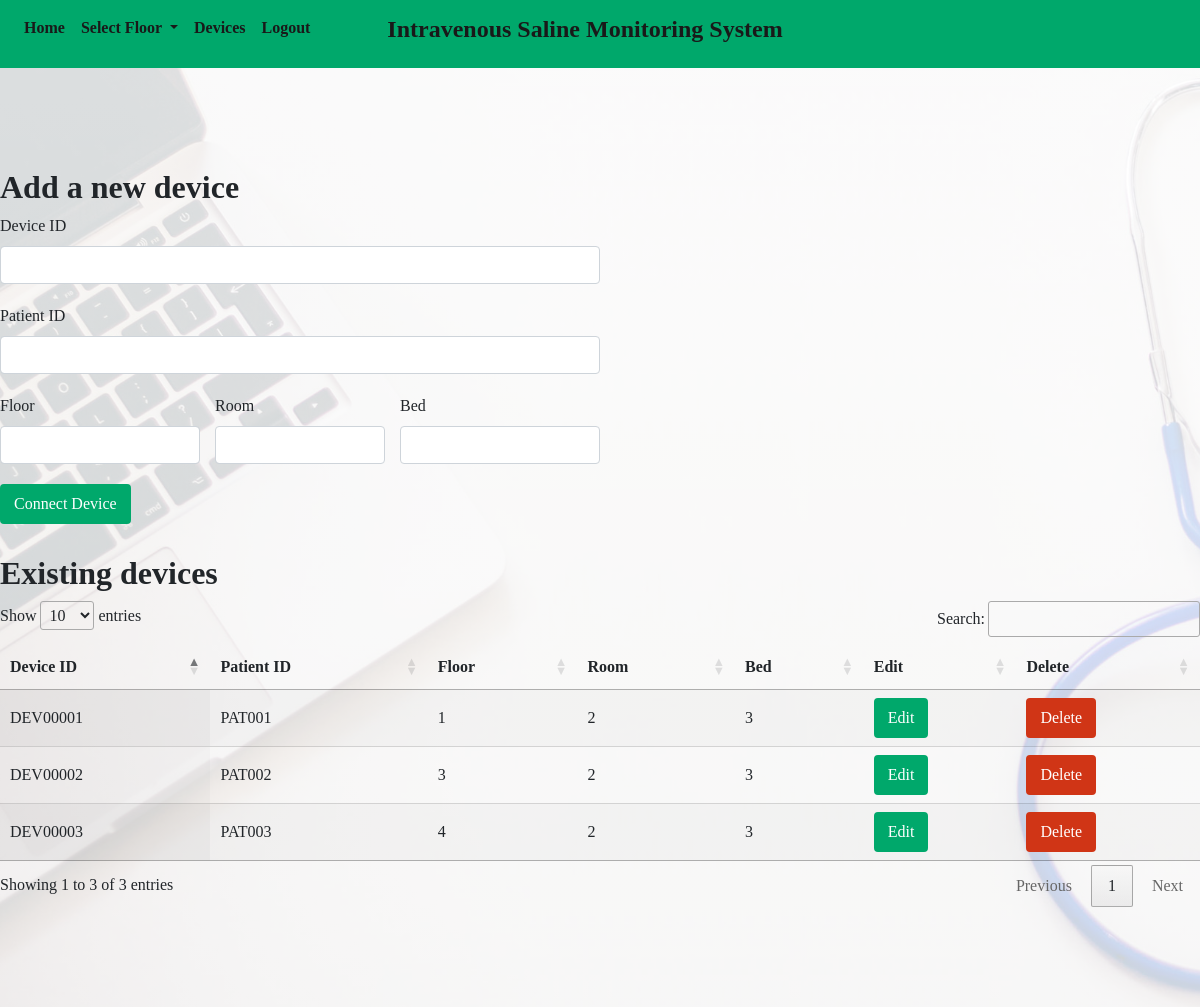
The app's page /devices/ (signed in) with its own data.
### main/models.py (models this page shows, shortened)
class patient(models.Model):
	floor = models.IntegerField(default=0)
	room = models.IntegerField(default=0)
	bed_no = models.IntegerField(default=0)
	percentage = models.IntegerField(default=100)
	device_id =  models.CharField(max_length=50, null=True, blank=True)
	status = models.IntegerField(default = 0)
	buzzer_status = models.IntegerField(default = 5)
	patient_id =  models.CharField(max_length=50, null=True, blank=True)
	saline_info =  models.CharField(max_length=50, null=True, blank=True)

### main/views.py (the view, shortened to what this page needs)
# urls.py: path('devices/', views.devices, name='devices'),
@login_required
def devices(request):
	return render(request, template_name='devices.html',
				context={"patients":patient.objects.all})

### templates/devices.html (shortened to what this page needs)
{% load static %}
{% include "header.html" %}
{% include "navbar.html" %}
<link rel="stylesheet" href="https://cdn.datatables.net/1.10.20/css/jquery.dataTables.min.css">
<link rel="stylesheet" href="https://cdn.datatables.net/responsive/2.2.3/css/responsive.bootstrap4.min.css">
<body>
	<div class="section">
		<div class="container-1200px" >
			<h2 class="bold-text padding-15px-mobile">Add a new device</h2>
			<form style="max-width:600px;margin-bottom:30px;" class="padding-15px-mobile" action="/devices/" method="POST"> {% csrf_token %}
				<div class="form-group">
				    <label for="device">Device ID</label>
				    <input type="text" class="form-control" name="device_id" style="margin-bottom: 20px;" id="input_device">
				    <label for="patient">Patient ID</label>
				    <input type="text" class="form-control" name="patient_id" style="margin-bottom: 20px;" id="input_patient">
				    <div class="row no-margin" style="margin-bottom: 20px;">
				    	<div class="col-4 no-padding">
						    <label for="floor">Floor</label>
						    <input type="number" class="form-control" name="floor" id="input_floor">
						</div>
				    	<div class="col-4">
						    <label for="room">Room</label>
						    <input type="number" class="form-control" name="room" id="input_room">
						</div>
				    	<div class="col-4 no-padding">
						    <label for="bed">Bed</label>
						    <input type="number" class="form-control" name="bed_no" id="input_bed_no">
						</div>
					</div>
					<button type="submit" class="btn adv-sal-green-background white white-background-hover adv-sal-green-hover adv-sal-green-border">Connect Device</button>
				</div>
			</form>
			<h2 class="bold-text">Existing devices</h2>
			<table id="devices-table" class="display" style="width:100%;">
				<thead>
		            <tr>
		                <th>Device ID</th>
		                <th>Patient ID</th>
		                <th>Floor</th>
		                <th>Room</th>
		                <th>Bed</th>
		                <th>Edit</th>
		                <th>Delete</th>
		            </tr>
	        	</thead>
	        	<tbody>
		                {%for p in patients %}
		                	<tr>
				                <td>{{p.device_id}}</td>
				                <td>{{p.patient_id}}</td>
				                <td>{{p.floor}}</td>
				                <td>{{p.room}}</td>
				                <td>{{p.bed_no}}</td>
				                <td>
				                		<button type="submit" id="edit{{p.device_id}}" class="btn adv-sal-green-background white white-background-hover adv-sal-green-hover adv-sal-green-border">Edit</button>
				                </td>
				                <td>
				                	<form action="/devices/" method="POST"> {% csrf_token %}
				                		<button type="submit" onclick="alert('You are about to DELETE a device!!!')" name="delete" value={{p.device_id}} class="btn adv-sal-red-background white white-background-hover adv-sal-red-hover adv-sal-red-border">Delete</button>
				                	</form>
				                </td>
							</tr>
			            {% endfor %}
		        </tbody>
	    	</table>
		</div>
	</div>
</body>

### static/css/layout.css (style rules this page uses)
.container-1200px { max-width:1200px; margin:0 auto; }
.section { padding-top:100px; padding-bottom:100px; position:relative; }
.no-margin { margin-left: 0px!important; margin-right: 0px!important; }
.no-padding { padding-left:0px!important; padding-right:0px!important; }

### static/css/text.css (style rules this page uses)
body,h1,h2,h3,h4,h5,h6 { font-family:Poppins; }
h1,h2, .bold-text { font-weight:700; }

### static/css/color.css (style rules this page uses)
.adv-sal-green-background, .adv-sal-green-background-hover:hover { background-color:#00A86B; }
.adv-sal-green-border,.adv-sal-green-border-hover:hover { border: 2px solid #00A86B; }
.adv-sal-red-background, .adv-sal-red-background-hover:hover { background-color:#d03516; }
.adv-sal-red-border,.adv-sal-red-border-hover:hover { border: 2px solid #d03516; }
.white, .white-hover:hover { color:#fff; }

### templates/header.html (style rules this page uses)
.section { background-image: linear-gradient(to bottom, rgba(255, 255, 255, 0.85), rgba(255, 255, 255, 0.8)), url(/static/images/bg.jpg); background-size: cover; background-repeat: no-repeat; min-height: 80vh; }

### records on screen
patient: device_id "DEV00001", patient_id "PAT001", floor "1", room "2", bed_no "3"
patient: device_id "DEV00002", patient_id "PAT002", floor "3", room "2", bed_no "3"
patient: device_id "DEV00003", patient_id "PAT003", floor "4", room "2", bed_no "3"
